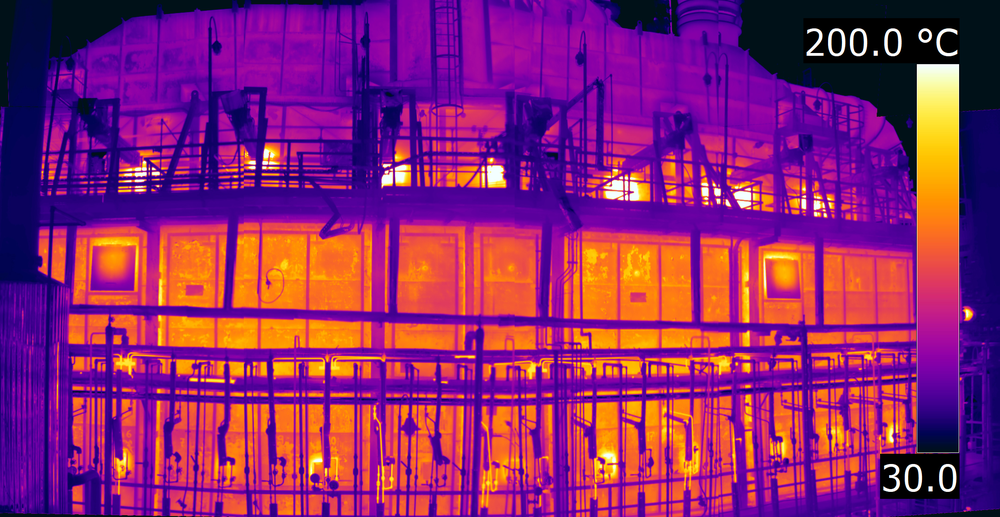
#> input picture imagem1.png, 1000 x 517 px, shrunk from 2152 x 1112 before the run; its folder holds only this picture in this run
$ python thermal_image_analysis.py
#> lines starting #> are read from the running program, lines starting #| are printed output that depends on the picture
from PIL import Image
import os

def load_image(image_path):
    """
    Receives an image file and returns a second image in grayscale.
    image -> image
    """
    img = Image.open(image_path).convert('L')
    return img

def min_max_bright(img):
    """Establishes a numeric value based on brightness by iterating through each pixel, regardless of size,
    and returns the maximum and minimum brightness of the image.
    load_image, int, int -> tuple"""
    width, height = img.size
    bright_min = 255
    bright_max = 0

    # Iterating through the image's pixel matrix
    # Analyzes each pixel and updates the minimum and maximum values during each iteration
    for y in range(height):
        for x in range(width):
            bright = img.getpixel((x, y))
            if bright > bright_max:
                bright_max = bright
            if bright < bright_min:
                bright_min = bright

    return bright_min, bright_max

def bright_to_temperature(bright, bright_min, bright_max):
    """
    Parameterizes the brightness values based on the maximum and minimum values for the 0 to 255 intensity scale
    and assigns a pseudo-temperature from 0 to 100 for better pattern comprehension.
    bright -> float
    bright_min -> int
    bright_max -> int
    Returns -> float
    """
    if bright_max == bright_min:
        return 0  # Prevents invalid division by zero
    parametrization = (bright - bright_min) / (bright_max - bright_min)
    temperature = parametrization * 100  # Converts to the 0 to 100 scale
    return temperature

def analyze_image(img, bright_min, bright_max, min_temp_threshold=80, min_bright_threshold=180):  # temp 0 to 100, bright 0 to 255
    """
    Establishes brightness and pseudo-temperature thresholds for pixel analysis, removing occurrences of
    non-critical areas. Even if the pseudo-scale is high, the image may still be dark and not visually alarming.
    Uses pillow.getpixel to create a new image highlighting pixels that exceed both thresholds with red pixels.

    img -> Image
    bright_min -> int
    bright_max -> int
    min_temp_threshold -> int
    min_bright_threshold -> int
    Returns -> tuple (coordinates, Image)
    """
    width, height = img.size
    risk_coordinates_list = []  # Stores the coordinates of every pixel that exceeds both thresholds
    highlighted_image = img.convert('RGB')  # Converts image back to RGB to create a new image with red pixels

    # Iterate through the image matrix for each coordinate to analyze based on the established parameters
    for y in range(height):
        for x in range(width):
            bright = img.getpixel((x, y))
            temperature = bright_to_temperature(bright, bright_min, bright_max)

            if temperature >= min_temp_threshold and bright >= min_bright_threshold:
                # Append the list with the coordinates and temperature if conditions are met
                risk_coordinates_list.append((x, y, temperature))
                highlighted_image.putpixel((x, y), (255, 10, 0))  # Colors the pixel red

    return risk_coordinates_list, highlighted_image

def save_coordinates(risk_coordinates_list, image_num):
    """Saves the list of coordinates and temperatures to a .txt file in the current directory."""
    file_name = f"coordinates_temperature_image{image_num}.txt"

    # Opens the file for writing ('w' mode overwrites or creates the file)
    with open(file_name, 'w') as file:
        # Iterates over the list of coordinates and temperatures
        for coord in risk_coordinates_list:
            # Formats the coordinates and temperature as a string and writes to the file
            file.write(f"Coordinate: ({coord[0]}, {coord[1]}) - Temperature: {coord[2]:.2f}\n")

    # Message indicating successful file save
    print(f"Coordinates and temperatures saved in '{file_name}'.")
    if os.name == 'nt':
        os.startfile(file_name)
    else:
        print(f"The file '{file_name}' would be automatically opened, but it cannot be because your system is not Windows.")

def save_image(img, image_num):
    """Saves the final image in the project folder with a dynamic name."""
    img.save(f"highlighted_image{image_num}.png")

def choose_image():
    """
    Displays a list of available images (image1 to image10) and allows the user to choose one.
    Returns the path of the selected image.
    """
    print("Choose an image from the options below:")
    for i in range(1, 11):
        print(f"{i}. image{i}.png")

    # Receives the user's choice
    choice = int(input("Enter the number of the image you want to analyze (1 to 10): "))

    # Checks if the choice is within the valid range
    if choice < 1 or choice > 10:
        print("Invalid choice! Choose a number between 1 and 10.")
        return choose_image()  # Recursively calls the function if the choice is invalid

    # Returns the chosen image number
    return choice

def main():
    """
    Main function that manages the entire image analysis process:
    - Load the selected image
    - Obtain the minimum and maximum brightness values
    - Analyze regions of high temperature in the image
    - Save the highlighted image and print the coordinates of high-temperature regions.
    """
    while True:  # Establishes a loop
        # Step 1: Choose the image
        image_num = choose_image()
#> the answer given: 1

        # Step 2: Load and convert the image to grayscale
        image_path = f"imagem{image_num}.png"
        img = load_image(image_path)
#> in load_image, `img = Image.open(image_path).convert('L')`:
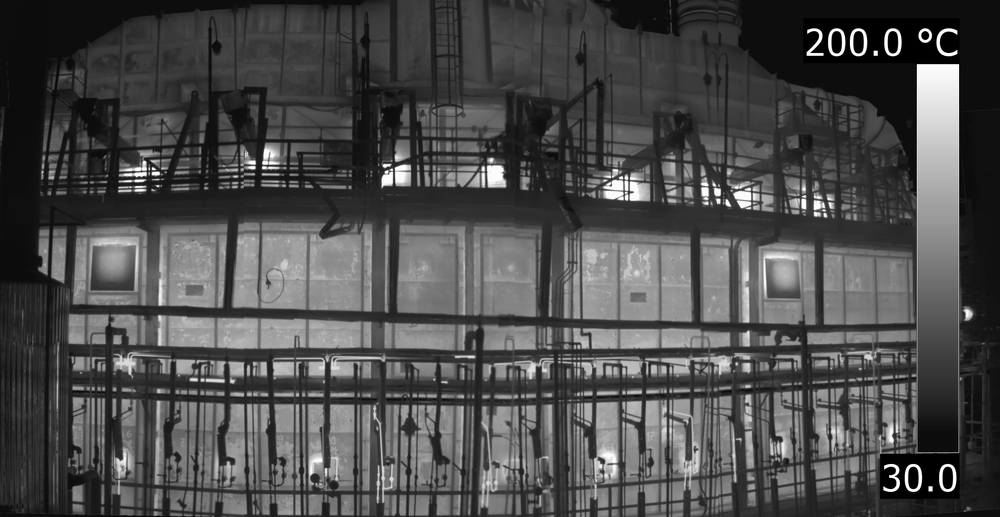
#> img: PIL image 1000x517 L; min 0, max 255, mean 75.9

        # Step 3: Determine the minimum and maximum brightness of the image
        bright_min, bright_max = min_max_bright(img)
#> after the loop in min_max_bright, `for y in range(height):`: bright_max = 255; bright_min = 0
#> bright_min = 0; bright_max = 255

        # Step 4: Analyze the image for high-temperature regions
        risk_coordinates_list, highlighted_image = analyze_image(img, bright_min, bright_max)
#> the loop in analyze_image, `for y in range(height):` made 517 passes
#> after the loop in analyze_image, `for y in range(height):`:
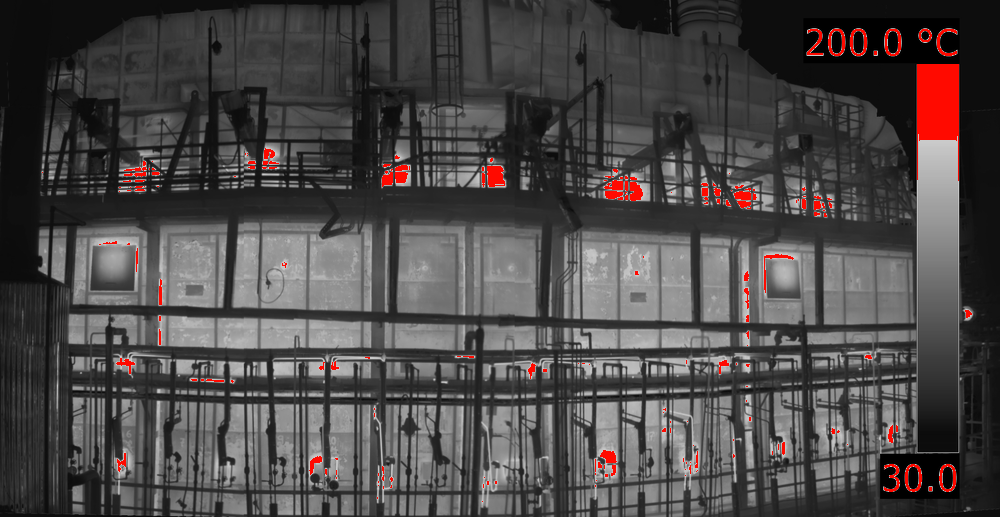
#> highlighted_image: PIL image 1000x517 RGB; mean R, G, B 76.2, 72.2, 72

        # Step 5: Save files
        save_coordinates(risk_coordinates_list, image_num)
#> the loop in save_coordinates, `for coord in risk_coordinates_list:` made 8564 passes
#> coord on passes 1 to 3: (810, 29, 99.61), (811, 29, 100), (812, 29, 100)

        # Step 6: Display the results and save the new image with highlights
        print(f"Coordinates of regions exceeding the temperature limit are in 'coordinates_temperature_image{image_num}.txt'.")
        print(f"The darkest pixel has a brightness of {bright_min}, and the brightest pixel has {bright_max}.")
#| The darkest pixel has a brightness of 0, and the brightest pixel has 255.

        save_image(highlighted_image, image_num)
        print(f"Highlighted image saved as 'highlighted_image{image_num}.png'.")

        # Display the new image
        highlighted_image.show()

        # Continue or exit the loop
        continue_analysis = input("Analyze another image? (y/n): ").strip().lower()
#> the answer given: n
        if continue_analysis != 'y':
            print("Thank you for using the program. See you next time!")
            break

        else:
            print("Sure, please choose another image:")

main()
